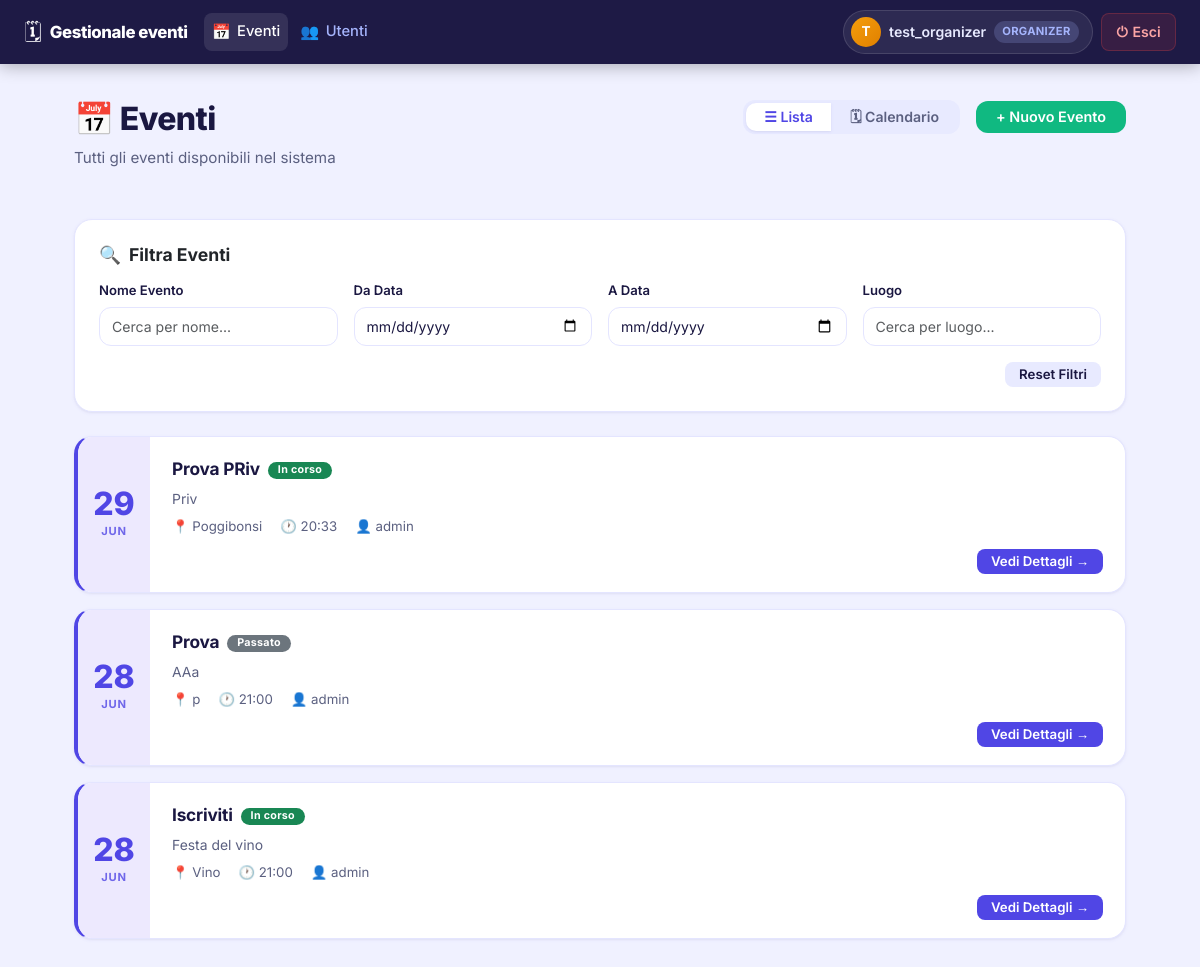
The app's page / (signed in) with its own data.
### users/models.py (models this page shows, shortened)
class CustomUser(AbstractUser):
    RUOLO_CHOICES = [
        ('ORGANIZER', 'Organizzatore'),
        ('ATTENDEE', 'Partecipante'),
    ]
    ruolo = models.CharField(max_length=20, choices=RUOLO_CHOICES, default='ATTENDEE')
    telefono = models.CharField(max_length=15, blank=True, null=True)
    organizer_attivo = models.BooleanField(default=True)

### events/models.py (models this page shows, shortened)
class Event(models.Model):
    TIPO_CHOICES = [
        ('PUBLIC', 'Pubblico'),
        ('PRIVATE', 'Privato'),
    ]
    tipo = models.CharField(max_length=10, choices=TIPO_CHOICES, default='PUBLIC')
    title = models.CharField(max_length=200)
    description = models.TextField()
    date_time_start = models.DateTimeField(default=datetime.now())
    date_time_end = models.DateTimeField(default= datetime(2026, 6, 30, 23, 47, 15))
    location = models.CharField(max_length=200)
    supervisor = models.ForeignKey(
        settings.AUTH_USER_MODEL,
        on_delete=models.SET_NULL,
        null=True,
        related_name='supervised_events'
    )
    organizers = models.ManyToManyField(
        settings.AUTH_USER_MODEL,
        related_name='organized_events'
    )
    stato = models.IntegerField(default=0)
    @property
    def stato_evento(self):
        now = timezone.now()
        if self.date_time_start > now:
            return 'PROGRAMMATO'
        if self.date_time_end < now:
            return 'PASSATO'
        return 'IN_CORSO'
    def get_absolute_url(self):
        return reverse('dettaglio_evento', kwargs={'pk': self.pk})

### events/views.py (the view)
# urls.py: path('', EventListView.as_view(), name='lista_eventi'),
class EventListView(LoginRequiredMixin, ListView):
    model = Event
    template_name = 'events/lista_eventi.html'
    context_object_name = 'eventi'
    def get_queryset(self):
        user = self.request.user
        if user.ruolo == 'ORGANIZER' or user.is_superuser:
            qs = Event.objects.all()
        else:
            qs = Event.objects.filter(
                Q(registration__user=user) |
                Q(invitations__invitee=user) |
                Q(publicevent__public_visibility=True)
            ).distinct()
        return qs.order_by('-date_time_start')[:20]

### events/templates/events/lista_eventi.html (shortened to what this page needs)
{% extends 'events/base.html' %}
{% load static %}
{% block nav_active_eventi %}active{% endblock %}
{% block content %}
<div class="page-header d-flex flex-wrap justify-content-between align-items-start gap-3">
    <div>
        <h1 class="page-title">📅 Eventi</h1>
        <p class="page-subtitle">Tutti gli eventi disponibili nel sistema</p>
    </div>
    <div class="d-flex flex-wrap align-items-center gap-3">
        <div class="view-toggle btn-group" id="view-toggle" role="group">
            <button class="view-toggle-btn btn active" id="btn-list" onclick="switchView('list')">☰ Lista</button>
            <button class="view-toggle-btn btn" id="btn-calendar" onclick="switchView('calendar')">🗓
                Calendario</button>
        </div>
        {% if request.user.ruolo == 'ORGANIZER' or request.user.is_superuser %}
        <a href="{% url 'crea_evento' %}" class="btn btn-success" id="add-event-btn">+ Nuovo Evento</a>
        {% endif %}
    </div>
</div>
<div class="card mb-4 p-4">
    <h3 class="d-flex align-items-center gap-2" style="font-size: 1.1rem; font-weight: 700; margin-bottom: 15px;">
        <span>🔍</span> Filtra Eventi
    </h3>
    <div class="row g-3">
        <div class="col-12 col-sm-6 col-lg-3">
            <div class="form-group mb-0">
                <label for="filter-name" class="form-label" style="font-size: 0.82rem; font-weight: 600;">Nome
                    Evento</label>
                <input type="text" id="filter-name" class="form-control form-control-sm"
                    placeholder="Cerca per nome...">
            </div>
        </div>
        <div class="col-12 col-sm-6 col-lg-3">
            <div class="form-group mb-0">
                <label for="filter-date-from" class="form-label" style="font-size: 0.82rem; font-weight: 600;">Da
                    Data</label>
                <input type="date" id="filter-date-from" class="form-control form-control-sm">
            </div>
        </div>
        <div class="col-12 col-sm-6 col-lg-3">
            <div class="form-group mb-0">
                <label for="filter-date-to" class="form-label" style="font-size: 0.82rem; font-weight: 600;">A
                    Data</label>
                <input type="date" id="filter-date-to" class="form-control form-control-sm">
            </div>
        </div>
        <div class="col-12 col-sm-6 col-lg-3">
            <div class="form-group mb-0">
                <label for="filter-location" class="form-label"
                    style="font-size: 0.82rem; font-weight: 600;">Luogo</label>
                <input type="text" id="filter-location" class="form-control form-control-sm"
                    placeholder="Cerca per luogo...">
            </div>
        </div>
    </div>
    <div class="d-flex justify-content-end gap-2 mt-3">
        <button class="btn btn-secondary btn-sm" onclick="resetFilters()">Reset Filtri</button>
    </div>
</div>
<div id="list-view">
    {% if eventi %}
    {% for evento in eventi %}
    <div class="card event-card mb-3" data-title="{{ evento.title }}" data-date="{{ evento.date_time_start|date:'Y-m-d H:i' }}"
        data-location="{{ evento.location }}">
        <div class="event-card-inner">
            <div class="event-date-chip">
                <span class="event-day">{{ evento.date_time_start|date:"d" }}</span>
                <span class="event-month">{{ evento.date_time_start|date:"M" }}</span>
            </div>
            <div class="event-content">
                <div class="event-title">
                    {{ evento.title }}
                    {% if evento.stato_evento == 'PROGRAMMATO' %}
                    <span class="badge bg-primary ms-1" style="font-size:.62em; vertical-align:middle;">Programmato</span>
                    {% elif evento.stato_evento == 'IN_CORSO' %}
                    <span class="badge bg-success ms-1" style="font-size:.62em; vertical-align:middle;">In corso</span>
                    {% else %}
                    <span class="badge bg-secondary ms-1" style="font-size:.62em; vertical-align:middle;">Passato</span>
                    {% endif %}
                </div>
                {% if evento.description %}
                <div class="event-description">{{ evento.description }}</div>
                {% endif %}
                <div class="event-meta-row">
                    <span>📍 {{ evento.location }}</span>
                    <span>🕐 {{ evento.date_time_start|date:"H:i" }}</span>
                    {% if evento.supervisor %}
                    <span>👤 {{ evento.supervisor.username }}</span>
                    {% endif %}
                </div>
                <div class="event-footer">
                    <a href="{{ evento.get_absolute_url }}" class="btn btn-sm">Vedi Dettagli →</a>
                </div>
            </div>
        </div>
    </div>
    {% endfor %}
    {% endif %}
</div>
{% endblock %}
{% block extra_head %}
<link href='https://cdn.jsdelivr.net/npm/fullcalendar@6.1.11/index.global.min.css' rel='stylesheet' />
{% endblock %}

### events/templates/events/base.html (shortened to what this page needs)
{% load static %}
<!DOCTYPE html>
<html lang="it">
<head>
    <link href="https://cdn.jsdelivr.net/npm/bootstrap@5.3.3/dist/css/bootstrap.min.css" rel="stylesheet">
    <link rel="stylesheet" href="https://cdn.jsdelivr.net/npm/bootstrap-icons@1.11.3/font/bootstrap-icons.min.css">
    <link rel="stylesheet" href="{% static 'events/css/style.css' %}">
    {% block extra_head %}{% endblock %}
</head>
<body>
    <nav class="navbar navbar-expand-md navbar-dark fixed-top px-3 px-md-4" id="main-navbar">
        <div class="navbar-brand d-flex align-items-center gap-2">
            <span class="navbar-logo">🗓</span>
            <span class="navbar-title">Gestionale eventi</span>
        </div>
        <div class="collapse navbar-collapse" id="navbarContent">
            <ul class="navbar-nav me-auto gap-1 mt-2 mt-md-0">
                <li class="nav-item">
                    <a href="{% url 'lista_eventi' %}" class="nav-link {% block nav_active_eventi %}{% endblock %}">
                        <span class="nav-icon">📅</span> Eventi
                    </a>
                </li>
                <li class="nav-item">
                    <a href="{% url 'lista_utenti' %}" class="nav-link {% block nav_active_utenti %}{% endblock %}">
                        <span class="nav-icon">👥</span> Utenti
                    </a>
                </li>
            </ul>
            <div class="d-flex align-items-center gap-2 mt-3 mt-md-0 mb-2 mb-md-0">
                <a href="{% url 'dettaglio_profilo' user.pk %}" class="nav-user-badge" id="nav-profile-link">
                    <span class="nav-avatar">{{ user.username|slice:":1"|upper }}</span>
                    <span class="nav-username">{{ user.username }}</span>
                    <span class="nav-role-chip">{{ user.ruolo }}</span>
                </a>
                <form action="{% url 'logout' %}" method="post" class="m-0">
                    <button type="submit" class="nav-logout-btn" id="nav-logout-btn">
                        <span>⏻</span> Esci
                    </button>
                </form>
            </div>
        </div>
    </nav>
    <div class="page-wrapper">
        {% block content %}{% endblock %}
    </div>
</body>
</html>

### records on screen
CustomUser: username "T", username "test_organizer", ruolo "ORGANIZER"
Event: date_time_start "29", date_time_start "JUN", title "Prova PRiv", shows "In corso", description "Priv", location "Poggibonsi", date_time_start "20:33", supervisor.username "admin"
Event: date_time_start "28", date_time_start "JUN", title "Prova", shows "Passato", description "AAa", location "p", date_time_start "21:00", supervisor.username "admin"
Event: date_time_start "28", date_time_start "JUN", title "Iscriviti", shows "In corso", description "Festa del vino", location "Vino", date_time_start "21:00", supervisor.username "admin"
